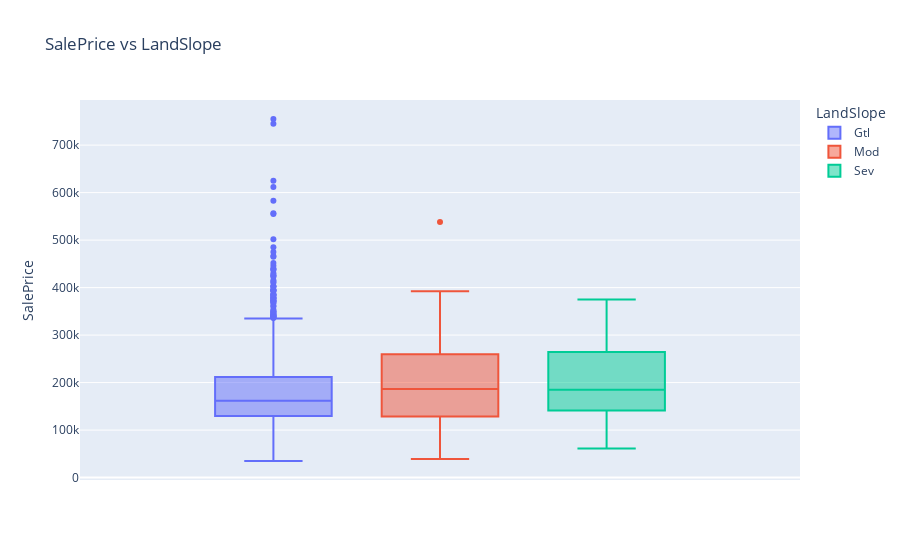

Here is the notebook cell this chart was saved with:
### Code cell
px.box(data_train, y='SalePrice', color='LandSlope' , title='SalePrice vs LandSlope')

### Figure 1 — Plotly figure (JSON) as saved in the notebook; plotly's stock layout.template omitted (floating-point values rounded to 4 significant figures; data arrays with more than 128 entries replaced by an {"elided": "..."} marker saying what was removed)
{"data": [{"alignmentgroup": "True", "hovertemplate": "LandSlope=Gtl<br>SalePrice=%{y}<extra></extra>", "legendgroup": "Gtl", "marker": {"color": "#636efa"}, "name": "Gtl", "notched": false, "offsetgroup": "Gtl", "orientation": "v", "showlegend": true, "type": "box", "x0": " ", "xaxis": "x", "y": {"elided": "1382 int values"}, "y0": " ", "yaxis": "y"}, {"alignmentgroup": "True", "hovertemplate": "LandSlope=Mod<br>SalePrice=%{y}<extra></extra>", "legendgroup": "Mod", "marker": {"color": "#EF553B"}, "name": "Mod", "notched": false, "offsetgroup": "Mod", "orientation": "v", "showlegend": true, "type": "box", "x0": " ", "xaxis": "x", "y": [110000, 130000, 259500, 315000, 277000, 235000, 179500, 260000, 190000, 240000, 113000, 275000, 280000, 256000, 188700, 124000, 208900, 39300, 108000, 170000, 316600, 152000, 225000, 359100, 105500, 149000, 168000, 335000, 102776, 275000, 538000, 200000, 55993, 93000, 147000, 132250, 268000, 131000, 143500, 242000, 172000, 110000, 187000, 121600, 144500, 220000, 328000, 167900, 118400, 196000, 392500, 186700, 95000, 168000, 164000, 230000, 381000, 190000, 79000, 100000, 52500, 260000, 275000, 160000, 191000], "y0": " ", "yaxis": "y"}, {"alignmentgroup": "True", "hovertemplate": "LandSlope=Sev<br>SalePrice=%{y}<extra></extra>", "legendgroup": "Sev", "marker": {"color": "#00cc96"}, "name": "Sev", "notched": false, "offsetgroup": "Sev", "orientation": "v", "showlegend": true, "type": "box", "x0": " ", "xaxis": "x", "y": [180000, 277000, 241500, 375000, 228950, 61000, 143000, 135000, 108480, 302000, 185000, 260000, 160000], "y0": " ", "yaxis": "y"}], "layout": {"boxmode": "group", "legend": {"title": {"text": "LandSlope"}, "tracegroupgap": 0}, "title": {"text": "SalePrice vs LandSlope"}, "xaxis": {"anchor": "y", "domain": [0, 1]}, "yaxis": {"anchor": "x", "domain": [0, 1], "title": {"text": "SalePrice"}}}}
